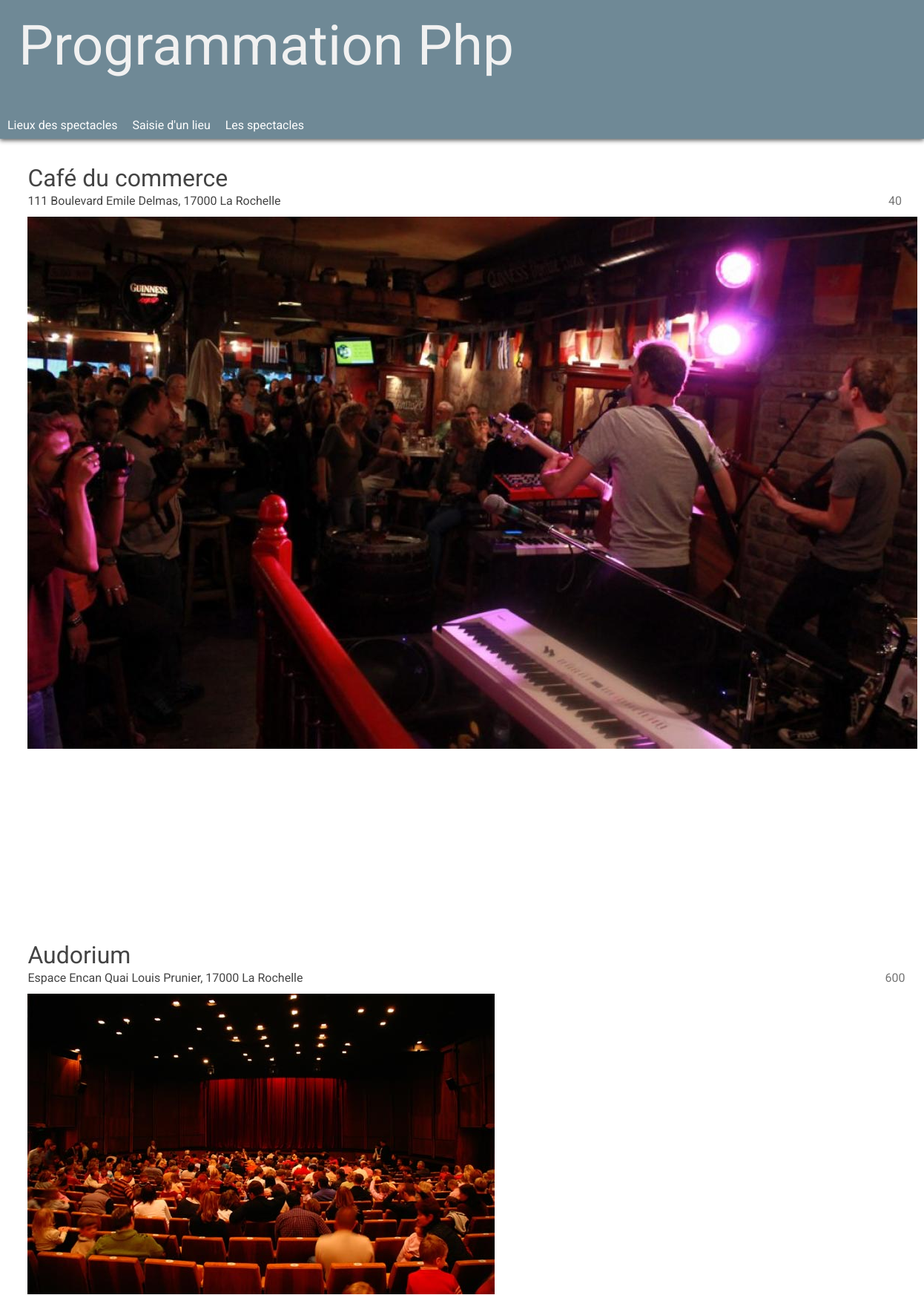
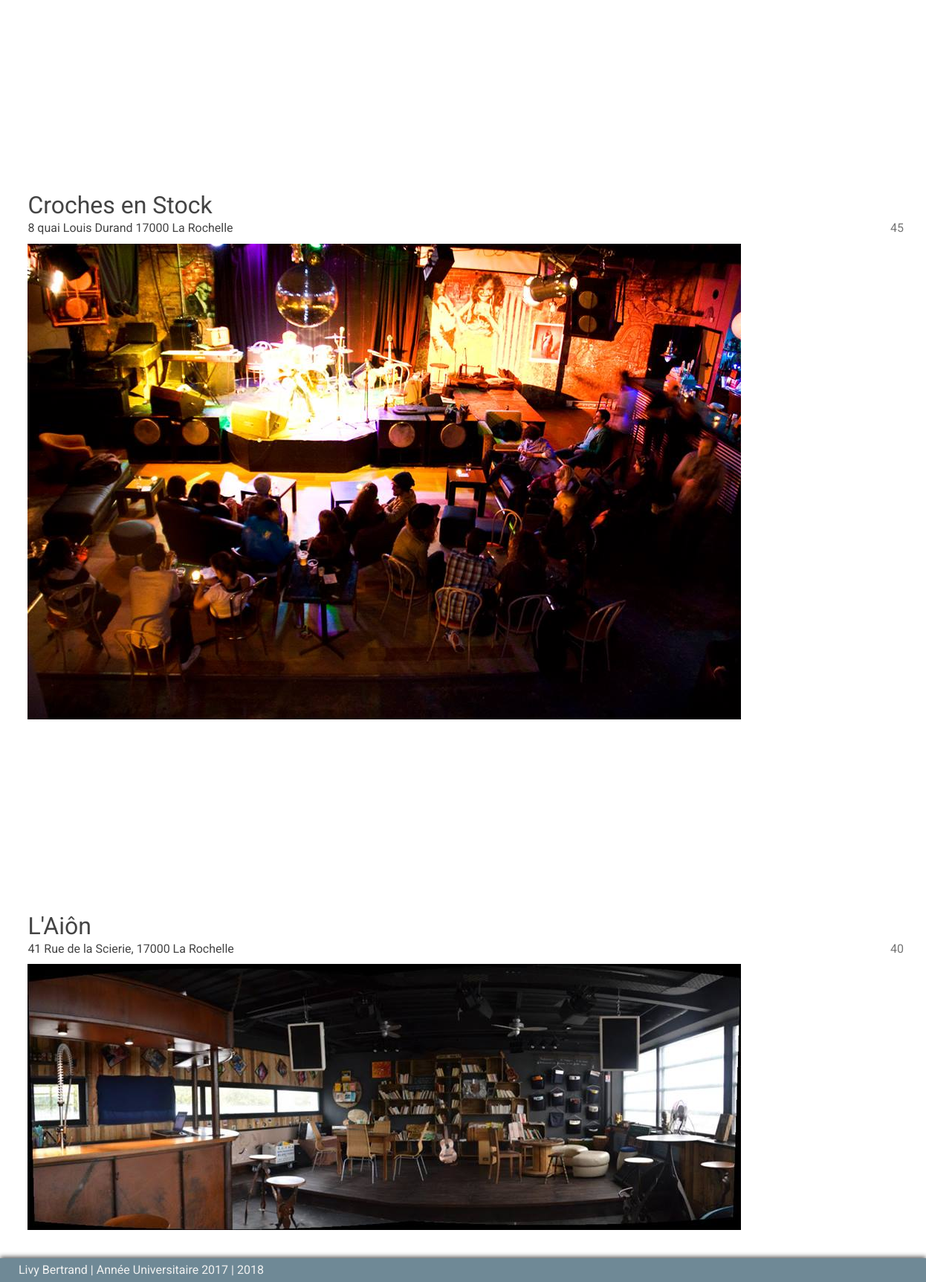
/lieux.php, run on the app's committed database (2 pictures, top to bottom).
### tables this page shows
CREATE TABLE IF NOT EXISTS `php_lieux` (
  `numero` int(11) NOT NULL AUTO_INCREMENT,
  `adresse` varchar(50) NOT NULL,
  `nom` varchar(30) NOT NULL,
  `nb_places` int(11) NOT NULL,
  `image` varchar(100),
  PRIMARY KEY (`numero`)
);

### lieux.php (the view, shortened to what this page needs)
<?php
include('elements/head.inc.php');
$pdo = connexionBD();
$sql_requete = 'SELECT * FROM php_lieux';
if (isset($_GET['id'])) {
  $sql_requete.= ' WHERE numero = :id';
  $requete = $pdo->prepare($sql_requete);
  $requete->execute([':id' => $id]);
  $resultat = $requete->fetch(PDO::FETCH_OBJ);
} else {
  $requete = $pdo->query($sql_requete);
  $resultats = $requete->fetchAll(PDO::FETCH_OBJ);
}
?>
<!DOCTYPE html>
<html>
    <?php
        include('elements/head.inc.php');
    ?>
  <head>
  </head>
  <body>
    <header>
        <h1>Programmation Php</h1>
      <?php include('elements/menu.inc.php') ; ?>
    </header>
    <?php if (isset($resultat)) { ?>
    <section id="corps">
      <header>
        <h2><?= $resultat->nom ?></h2>
      </header>
      <main>
        <article class="">
          <p><?= $resultat->adresse ?> <span class="badge"><?= $resultat->nb_places?></span></p>
          <img src="<?= $resultat->image?>" alt="">
        </article>
      </main>
    </section>
    <?php } else {
      foreach ($resultats as $resultat) {
      ?>
    <section id="corps">
      <header>
        <h2><?= $resultat->nom ?></h2>
      </header>
      <main>
        <article class="">
          <p><?= $resultat->adresse ?> <span class="badge"><?= $resultat->nb_places ?></span></p>
          <img src="<?= $resultat->image ?>" alt="">
        </article>
      </main>
    </section>
    <?php } } ?>
  <?php include('elements/footer.inc.php') ; ?>
  </body>
</html>

### elements/head.inc.php (shortened to what this page needs)
<head>
    <link rel="stylesheet" href="materialize/materialize.min.css">
    <link rel="stylesheet" href="css/reset.css">
    <link rel="stylesheet" href="css/styles.css">
</head>

### elements/menu.inc.php
<nav>
    <ul>
        <li><a  href="index.php" class="tooltipped" data-tooltip="Afficher la liste des lieux">Lieux des spectacles</a></li>
        <li><a  href="saisieLieu.php" class="tooltipped" data-tooltip="Ajouter un lieu à la base de données">Saisie d'un lieu</a></li>
        <li><a  href="spectacles.php" class="tooltipped" data-tooltip="Afficher la liste des spectacles">Les spectacles</a></li>
    </ul>
</nav>

### elements/footer.inc.php
<footer>
        <p>Livy Bertrand | Année Universitaire 2017 | 2018</p>
</footer>

### css/styles.css (style rules this page uses)
#corps { display: flex ; flex-direction: row ; flex-wrap: wrap ; margin-top: 15vw; margin-bottom: 2em; }
#corps > header { flex: 100% ; }
#corps > main { flex: 2 ; min-width: 300px ; }
body > header { position: fixed ; top: 0 ; left: 0 ; width: 100% ; height: 15vw; font-size: 3vw ; opacity: 0.9 ; }
body > header h1 { font-size: 2em ; margin-bottom: 0.5em ; }
body { font-family: roboto, 'Open Sans', sans-serif; color: #444444; }
body > header { background-color: #607d8b; color: #f0f0f0; padding: 2vw 2vw 0 2vw; box-shadow: 0 2px 6px #444444; }
body > header > nav { position: absolute ; bottom: 0 ; left: 0 ; background-color: transparent ; height: auto ; box-shadow: none ; }
body > header > nav a { transition: all ease 0.5s ; border-radius: 3px 3px 0 0 ; }
body > header > nav li { display: inline-block; }
body > header > nav a { text-decoration: none ; color: inherit ; display: block ; padding: 10px ; }
#corps { padding: 3vw ; }
#corps header h2 { font-size: 2em ; }
article { line-height: 1.3; text-align: justify ; }
article p { padding: 5px 0 10px 0; }
body > footer { position: fixed ; bottom: 0 ; left: 0 ; display: flex ; align-items: center ; background-color: #607d8b; color: #f0f0f0; box-shadow: 0 -2px 6px #444444; width: 100% ; min-height: 2em ; opacity: 0.9 ; padding: 0 2vw ; }

### data on the page
php_lieux: nom "Café du commerce", adresse "111 Boulevard Emile Delmas, 17000 La Rochelle", nb_places "40", image (picture)
php_lieux: nom "Audorium", adresse "Espace Encan Quai Louis Prunier, 17000 La Rochelle", nb_places "600", image (picture)
php_lieux: nom "Croches en Stock", adresse "8 quai Louis Durand 17000 La Rochelle", nb_places "45", image (picture)
php_lieux: nom "L'Aiôn", adresse "41 Rue de la Scierie, 17000 La Rochelle", nb_places "40", image (picture)
